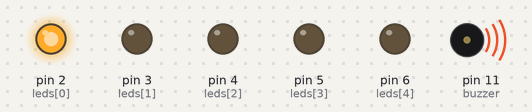
The sketch below on a simulated Arduino Uno, built with avr-gcc and run on an emulated ATmega328P. Shown: output pins drawn as LEDs (lit = HIGH), buzzer (waves = sounding).

Above: at 0.2 s.
At 1.9 s:
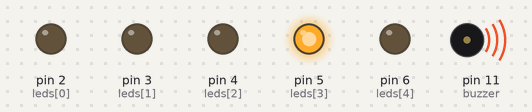
At 3.92 s:
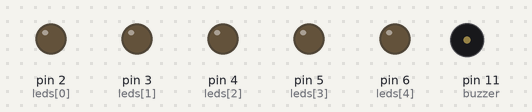
At 6.3 s:
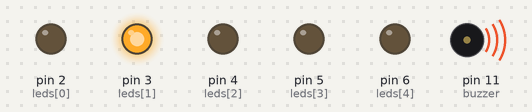
At 12.4 s:
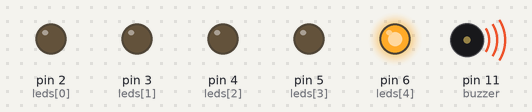
At 16.4 s:
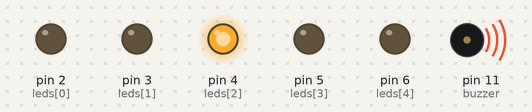
Timing chart, 0 to 17.4 s (numbered marks = the images above):
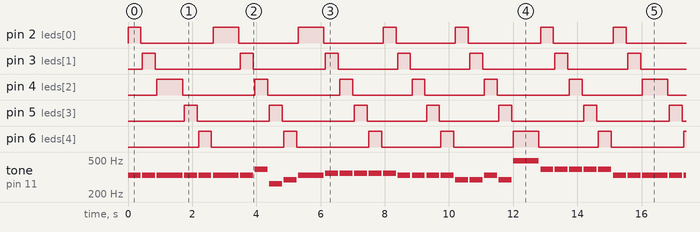

The sketch:

JingleBellBuzzLed.ino
```cpp
// Buzzer connected to pin 11
int buzzer = 11;

// LEDs connected to pins 2, 3, 4, 5, 6
int leds[] = {2, 3, 4, 5, 6};

// Notes of "Jingle Bells" melody (in Hz)
int melody[] = {
  // Chorus: Jingle Bells, Jingle Bells
  330, 330, 330, 330, 330, 330, 330, 392, 262, 294, 330,
  349, 349, 349, 349, 349, 330, 330, 330, 330, 294, 294, 330, 294, 492,

  // Verse: Dashing through the snow
  392, 392, 392, 392, 392
};

// Duration of each note (milliseconds)
int durations[] = {
  400, 400, 800, 400, 400, 800, 400, 400, 400, 400, 800,
  400, 400, 400, 400, 400, 400, 400, 400, 400, 400, 400, 400, 400, 800,

  400, 400, 400, 400, 400


};

void setup() {
  // Set buzzer as output
  pinMode(buzzer, OUTPUT);

  // Set LED pins as outputs
  for (int i = 0; i < 5; i++) {
    pinMode(leds[i], OUTPUT);
  }
}

void loop() {
  int totalNotes = sizeof(melody) / sizeof(melody[0]);

  for (int i = 0; i < totalNotes; i++) {
    // Turn off all LEDs
    for (int j = 0; j < 5; j++) {
      digitalWrite(leds[j], LOW);
    }

    // Light up one LED in sequence
    int ledIndex = i % 5;
    digitalWrite(leds[ledIndex], HIGH);

    // Play the note on buzzer
    tone(buzzer, melody[i]);
    delay(durations[i]);

    // Turn off buzzer and LED
    noTone(buzzer);
    digitalWrite(leds[ledIndex], LOW);

    delay(50); // Short pause between notes
  }

  delay(15); // Pause before repeating the whole song
}
```

Measured:
- by itself, pin 5 (leds[3]): repeats every 15.1 s: 2 × (LOW 2.3 s, HIGH 0.40 s), 2 × (LOW 1.9 s, HIGH 0.40 s), 2 × (LOW 2.3 s, HIGH 0.40 s)
- by itself, pin 4 (leds[2]): repeats every 15.1 s: 2 × (LOW 2.3 s, HIGH 0.40 s), 2 × (LOW 1.9 s, HIGH 0.40 s), LOW 2.3 s, HIGH 0.40 s, LOW 1.9 s, HIGH 0.80 s
- by itself, pin 2 (leds[0]): repeats every 15.1 s: LOW 2.3 s, 2 × (HIGH 0.80 s, LOW 1.9 s), HIGH 0.40 s, LOW 1.9 s, HIGH 0.40 s, LOW 2.3 s, HIGH 0.40 s, LOW 1.9 s, HIGH 0.40 s
